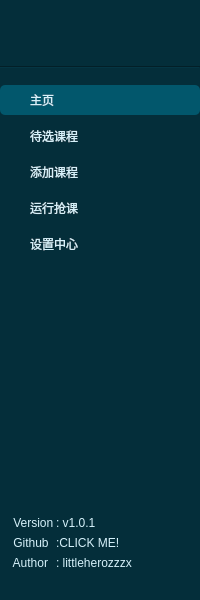
<?xml version="1.0" encoding="UTF-8"?>
<ui version="4.0">
 <class>LeftMenu</class>
 <widget class="QWidget" name="LeftMenu">
  <property name="geometry">
   <rect>
    <x>0</x>
    <y>0</y>
    <width>200</width>
    <height>600</height>
   </rect>
  </property>
  <property name="minimumSize">
   <size>
    <width>200</width>
    <height>600</height>
   </size>
  </property>
  <property name="windowTitle">
   <string>Form</string>
  </property>
  <property name="styleSheet">
   <string notr="true">background-color: rgb(4, 46, 58);</string>
  </property>
  <layout class="QVBoxLayout" name="verticalLayout">
   <property name="leftMargin">
    <number>0</number>
   </property>
   <property name="topMargin">
    <number>0</number>
   </property>
   <property name="rightMargin">
    <number>0</number>
   </property>
   <property name="bottomMargin">
    <number>0</number>
   </property>
   <item>
    <layout class="QVBoxLayout" name="menuLayout" stretch="0,0,0,0,0,0,0,0,0,0">
     <property name="spacing">
      <number>6</number>
     </property>
     <property name="sizeConstraint">
      <enum>QLayout::SetNoConstraint</enum>
     </property>
     <property name="topMargin">
      <number>0</number>
     </property>
     <item>
      <widget class="QLabel" name="logoLbl">
       <property name="sizePolicy">
        <sizepolicy hsizetype="Preferred" vsizetype="Preferred">
         <horstretch>0</horstretch>
         <verstretch>0</verstretch>
        </sizepolicy>
       </property>
       <property name="minimumSize">
        <size>
         <width>0</width>
         <height>60</height>
        </size>
       </property>
       <property name="maximumSize">
        <size>
         <width>16777215</width>
         <height>60</height>
        </size>
       </property>
       <property name="styleSheet">
        <string notr="true">image: url(:/icons/icons/left_menu/logo.png);
border: None;
padding-top:6px;</string>
       </property>
       <property name="text">
        <string/>
       </property>
       <property name="alignment">
        <set>Qt::AlignLeading|Qt::AlignLeft|Qt::AlignTop</set>
       </property>
       <property name="wordWrap">
        <bool>false</bool>
       </property>
       <property name="margin">
        <number>0</number>
       </property>
       <property name="indent">
        <number>-1</number>
       </property>
      </widget>
     </item>
     <item>
      <widget class="Line" name="line">
       <property name="orientation">
        <enum>Qt::Horizontal</enum>
       </property>
      </widget>
     </item>
     <item>
      <spacer name="verticalSpacer_2">
       <property name="orientation">
        <enum>Qt::Vertical</enum>
       </property>
       <property name="sizeType">
        <enum>QSizePolicy::Fixed</enum>
       </property>
       <property name="sizeHint" stdset="0">
        <size>
         <width>20</width>
         <height>10</height>
        </size>
       </property>
      </spacer>
     </item>
     <item>
      <widget class="QRadioButton" name="homeBtn">
       <property name="minimumSize">
        <size>
         <width>0</width>
         <height>30</height>
        </size>
       </property>
       <property name="styleSheet">
        <string notr="true">
#homeBtn::indicator {
   
	height: 1px;
	
	background-color: rgba(255, 255, 255, 0);
	
}
#homeBtn{
border-radius: 5px;
	color: rgb(214, 241, 250);
	height: 30px;
padding-left: 10px;
}

#homeBtn:hover{
	border-radius: 5px;
	border: 3px solid rgb(2, 87, 108);
}

#homeBtn:checked{
	
	background-color: rgb(2, 87, 108);
}

</string>
       </property>
       <property name="text">
        <string>主页</string>
       </property>
       <property name="icon">
        <iconset resource="../../resource.qrc">
         <normaloff>:/icons/icons/left_menu/homepage.png</normaloff>:/icons/icons/left_menu/homepage.png</iconset>
       </property>
       <property name="checked">
        <bool>true</bool>
       </property>
       <property name="autoRepeat">
        <bool>false</bool>
       </property>
      </widget>
     </item>
     <item>
      <widget class="QRadioButton" name="toCourseBtn">
       <property name="minimumSize">
        <size>
         <width>0</width>
         <height>30</height>
        </size>
       </property>
       <property name="styleSheet">
        <string notr="true">
::indicator {
   
	height: 1px;
	
	background-color: rgba(255, 255, 255, 0);
	
}
#toCourseBtn{
	border-radius: 5px;
	color: rgb(214, 241, 250);
	height: 30px;
	padding-left: 10px;
}
:hover{
	border-radius: 5px;
	border: 3px solid rgb(2, 87, 108);
}

:checked{
	
	background-color: rgb(2, 87, 108);
}

</string>
       </property>
       <property name="text">
        <string>待选课程</string>
       </property>
       <property name="icon">
        <iconset resource="../../resource.qrc">
         <normaloff>:/icons/icons/left_menu/todo.png</normaloff>:/icons/icons/left_menu/todo.png</iconset>
       </property>
       <property name="iconSize">
        <size>
         <width>15</width>
         <height>15</height>
        </size>
       </property>
       <property name="checked">
        <bool>false</bool>
       </property>
       <property name="autoRepeat">
        <bool>false</bool>
       </property>
      </widget>
     </item>
     <item>
      <widget class="QRadioButton" name="addCourseBtn">
       <property name="minimumSize">
        <size>
         <width>0</width>
         <height>30</height>
        </size>
       </property>
       <property name="styleSheet">
        <string notr="true">::indicator {
   
	height: 1px;
	
	background-color: rgba(255, 255, 255, 0);
	
}
#addCourseBtn{
	border-radius: 5px;
	color: rgb(214, 241, 250);
	height: 30px;
	padding-left: 10px;
}
:hover{
	border-radius: 5px;
	border: 3px solid rgb(2, 87, 108);
}

:checked{
	
	background-color: rgb(2, 87, 108);
}

</string>
       </property>
       <property name="text">
        <string>添加课程</string>
       </property>
       <property name="icon">
        <iconset resource="../../resource.qrc">
         <normaloff>:/icons/icons/left_menu/add.png</normaloff>:/icons/icons/left_menu/add.png</iconset>
       </property>
       <property name="iconSize">
        <size>
         <width>15</width>
         <height>15</height>
        </size>
       </property>
       <property name="checked">
        <bool>false</bool>
       </property>
       <property name="autoRepeat">
        <bool>false</bool>
       </property>
      </widget>
     </item>
     <item>
      <widget class="QRadioButton" name="runBtn">
       <property name="styleSheet">
        <string notr="true">::indicator {
   
	height: 1px;
	
	background-color: rgba(255, 255, 255, 0);
	
}
#runBtn{
	border-radius: 5px;
	color: rgb(214, 241, 250);
	height: 30px;
	padding-left: 10px;
}
:hover{
	border-radius: 5px;
	border: 3px solid rgb(2, 87, 108);
}

:checked{
	
	background-color: rgb(2, 87, 108);
}

</string>
       </property>
       <property name="text">
        <string>运行抢课</string>
       </property>
       <property name="icon">
        <iconset resource="../../resource.qrc">
         <normaloff>:/icons/icons/left_menu/run.png</normaloff>:/icons/icons/left_menu/run.png</iconset>
       </property>
       <property name="iconSize">
        <size>
         <width>15</width>
         <height>15</height>
        </size>
       </property>
       <property name="checked">
        <bool>false</bool>
       </property>
       <property name="autoRepeat">
        <bool>false</bool>
       </property>
      </widget>
     </item>
     <item>
      <widget class="QRadioButton" name="settingsBtn">
       <property name="minimumSize">
        <size>
         <width>0</width>
         <height>30</height>
        </size>
       </property>
       <property name="styleSheet">
        <string notr="true">::indicator {
   
	height: 1px;
	
	background-color: rgba(255, 255, 255, 0);
	
}
#settingsBtn{
	border-radius: 5px;
	color: rgb(214, 241, 250);
	height: 30px;
	padding-left: 10px;
}
:hover{
	border-radius: 5px;
	border: 3px solid rgb(2, 87, 108);
}

:checked{
	
	background-color: rgb(2, 87, 108);
}

</string>
       </property>
       <property name="text">
        <string>设置中心</string>
       </property>
       <property name="icon">
        <iconset resource="../../resource.qrc">
         <normaloff>:/icons/icons/left_menu/settings.png</normaloff>:/icons/icons/left_menu/settings.png</iconset>
       </property>
       <property name="iconSize">
        <size>
         <width>15</width>
         <height>15</height>
        </size>
       </property>
       <property name="checkable">
        <bool>false</bool>
       </property>
       <property name="checked">
        <bool>false</bool>
       </property>
       <property name="autoRepeat">
        <bool>false</bool>
       </property>
      </widget>
     </item>
     <item>
      <spacer name="verticalSpacer">
       <property name="orientation">
        <enum>Qt::Vertical</enum>
       </property>
       <property name="sizeHint" stdset="0">
        <size>
         <width>20</width>
         <height>40</height>
        </size>
       </property>
      </spacer>
     </item>
     <item>
      <layout class="QFormLayout" name="formLayout">
       <property name="sizeConstraint">
        <enum>QLayout::SetDefaultConstraint</enum>
       </property>
       <property name="labelAlignment">
        <set>Qt::AlignLeading|Qt::AlignLeft|Qt::AlignVCenter</set>
       </property>
       <property name="formAlignment">
        <set>Qt::AlignHCenter|Qt::AlignTop</set>
       </property>
       <property name="horizontalSpacing">
        <number>2</number>
       </property>
       <property name="bottomMargin">
        <number>30</number>
       </property>
       <item row="0" column="0">
        <widget class="QLabel" name="label">
         <property name="styleSheet">
          <string notr="true">color: rgb(214, 241, 250);</string>
         </property>
         <property name="text">
          <string>    Version</string>
         </property>
        </widget>
       </item>
       <item row="2" column="0">
        <widget class="QLabel" name="label_4">
         <property name="styleSheet">
          <string notr="true">color: rgb(214, 241, 250);
</string>
         </property>
         <property name="text">
          <string>    Author</string>
         </property>
        </widget>
       </item>
       <item row="0" column="1">
        <widget class="QLabel" name="label_6">
         <property name="styleSheet">
          <string notr="true">color: rgb(214, 241, 250);</string>
         </property>
         <property name="text">
          <string>: v1.0.1</string>
         </property>
        </widget>
       </item>
       <item row="2" column="1">
        <widget class="QLabel" name="label_7">
         <property name="styleSheet">
          <string notr="true">color: rgb(214, 241, 250);</string>
         </property>
         <property name="text">
          <string>: littleherozzzx</string>
         </property>
        </widget>
       </item>
       <item row="1" column="0">
        <widget class="QLabel" name="label_5">
         <property name="styleSheet">
          <string notr="true">color: rgb(214, 241, 250);</string>
         </property>
         <property name="text">
          <string>    Github</string>
         </property>
        </widget>
       </item>
       <item row="1" column="1">
        <widget class="QLabel" name="label_8">
         <property name="styleSheet">
          <string notr="true">color: rgb(214, 241, 250);</string>
         </property>
         <property name="text">
          <string>&lt;a href=&quot;https://github.com/LitttleHeroZZZX/HduCourseKiller&quot; style= text-decoration:none style=&quot;color: #d6f1fa&quot; font&gt;:CLICK ME!&lt;/a&gt;</string>
         </property>
         <property name="openExternalLinks">
          <bool>true</bool>
         </property>
        </widget>
       </item>
      </layout>
     </item>
    </layout>
   </item>
  </layout>
 </widget>
 <resources>
  <include location="../../resource.qrc"/>
 </resources>
 <connections/>
</ui>
